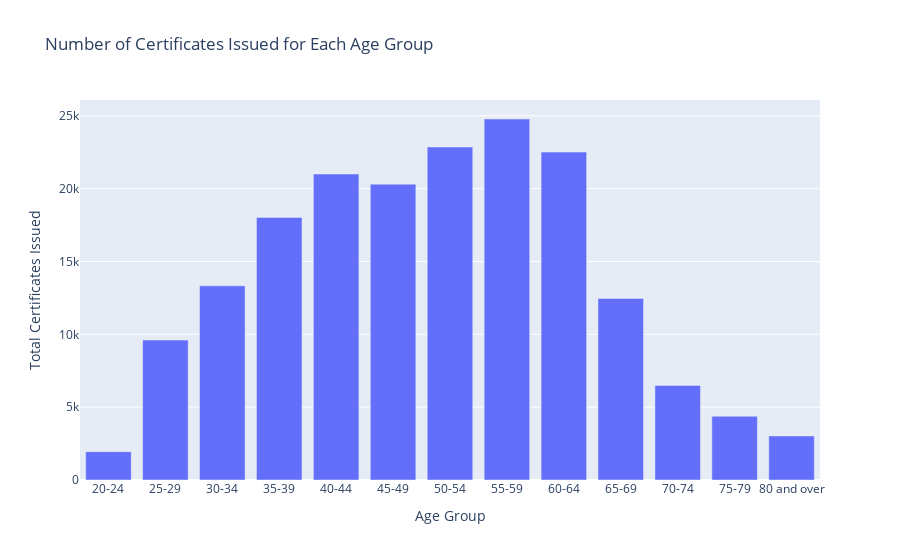

Notebook cell for this chart:
### Code cell
# Graph the number of certificates issued for each age group
fig = px.bar(age_groups, x='Age Group', y='Airline Transport 1/', title='Number of Certificates Issued for Each Age Group')
fig.update_layout(xaxis_title='Age Group', yaxis_title='Total Certificates Issued')
fig.show()

### Figure 1 — Plotly figure (JSON) as saved in the notebook; plotly's stock layout.template omitted (floating-point values rounded to 4 significant figures)
{"data": [{"alignmentgroup": "True", "hovertemplate": "Age Group=%{x}<br>Airline Transport 1/=%{y}<extra></extra>", "legendgroup": "", "marker": {"color": "#636efa", "pattern": {"shape": ""}}, "name": "", "offsetgroup": "", "orientation": "v", "showlegend": false, "textposition": "auto", "type": "bar", "x": ["20-24", "25-29", "30-34", "35-39", "40-44", "45-49", "50-54", "55-59", "60-64", "65-69", "70-74", "75-79", "80 and over"], "xaxis": "x", "y": [1945, 9606, 13331, 18027, 21005, 20310, 22861, 24784, 22511, 12467, 6493, 4374, 3024], "yaxis": "y"}], "layout": {"barmode": "relative", "legend": {"tracegroupgap": 0}, "title": {"text": "Number of Certificates Issued for Each Age Group"}, "xaxis": {"anchor": "y", "domain": [0, 1], "title": {"text": "Age Group"}}, "yaxis": {"anchor": "x", "domain": [0, 1], "title": {"text": "Total Certificates Issued"}}}}
